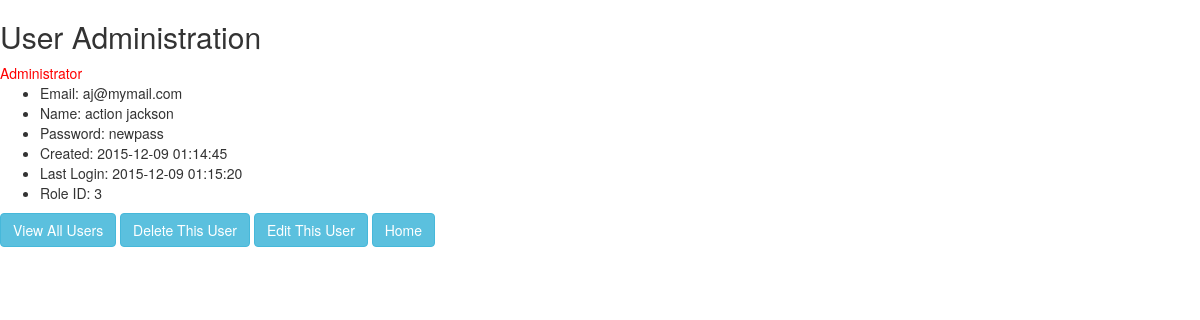
/webroot/user.php?action=view_user&target=aj@mymail.com (signed in), run on the app's committed database.
### tables this page shows
CREATE TABLE IF NOT EXISTS `users` (
  `email` varchar(200) NOT NULL,
  `name` varchar(200) NOT NULL,
  `password` varchar(200) NOT NULL,
  `created` datetime NOT NULL,
  `lastLogin` datetime DEFAULT NULL,
  `roleid` int(11) NOT NULL,
  PRIMARY KEY (`email`),
  KEY `fk_roles_roleid_idx` (`roleid`)
);

### lib/db.class.php (called while the page is built, shortened)
<?php
    class Db implements db_interface{
        protected static $connection;
        public function connect() {
            if(!isset(self::$connection)) {
                $config = parse_ini_file('../config/config.ini');
                self::$connection = new mysqli($config['host'],$config['username'],$config['password'],$config['dbname']);
            }
            return self::$connection;
        }
        public function query($query) {
            $connection = $this -> connect();
            $result = $connection -> query($query);
            return $result;
        }
        public function select($query) {
            $rows = array();
            $result = $this -> query($query);
            while ($row = $result -> fetch_assoc()) {
                $rows[] = $row;
            }
            return $rows;
        }
        public function quote($value) {
            $connection = $this -> connect();
            return "'" . $connection -> real_escape_string($value) . "'";
        }
    }

### models/user_manager.class.php (called while the page is built, shortened)
<?php
class UserManager
{
    public function getUser($arg){
        $db = new Db();
        $email = $db->quote($arg);
        $results = $db->select("select * from users where email = $email limit 1");
        foreach($results as $result){
            $user = new User();
            $user->hydrate($result);
        }
        return $user;
    }
}

### models/user.class.php (called while the page is built, shortened)
<?php
class User{
    private $_email;
    private $_name;
    private $_password;
    private $_created;
    private $_lastLogin;
    private $_role;
    public function getemail(){return $this->_email;}
    public function setemail($arg){
        $this->_email = $arg;
    }
    public function getname(){return $this->_name;}
    public function setname($arg){$this->_name = $arg;}
    public function getpassword(){return $this->_password;}
    public function setpassword($arg){$this->_password = $arg;}
    public function getcreated(){return $this->_created;}
    public function setcreated($arg){$this->_created = $arg;}
    public function getlastLogin(){return $this->_lastLogin;}
    public function setlastLogin($arg){$this->_lastLogin = $arg;}
    public function getrole(){return $this->_role;}
    public function setrole($arg){$this->_role = $arg;}
    public function isAdmin(){
        if ($this->_role == 3) {
          return TRUE;
        }
        return FALSE;
    }
}

### views/user_view.php (the view)
<?php
  if($user->isAdmin()){
    echo "<div style='color:red'>Administrator</div>";
  }
?>
<ul>
  <li><?php echo "Email: ", $user->getemail() ?></li>
  <li><?php echo "Name: ", $user->getname() ?></li>
  <li><?php echo "Password: ", $user->getpassword() ?></li>
  <li><?php echo "Created: ", $user->getcreated() ?></li>
  <li><?php echo "Last Login: ", $user->getlastLogin() ?></li>
  <li><?php echo "Role ID: ", $user->getrole() ?></li>
</ul>
<a href='user.php' class="btn btn-info" role="button">View All Users</a>
<a href='user.php?action=delete_user&target=<?= $user->getemail() ?>' class="btn btn-info" role="button">Delete This User</a>
<a href='user.php?action=edit_user&target=<?= $user->getemail() ?>' class="btn btn-info" role="button">Edit This User</a>
<a href="../webroot/home.php" class="btn btn-info" role="button">Home</a>

### data on the page
users: email "aj@mymail.com", name "action jackson", password "newpass", created "2015-12-09 01:14:45", lastLogin "2015-12-09 01:15:20", roleid "3"
